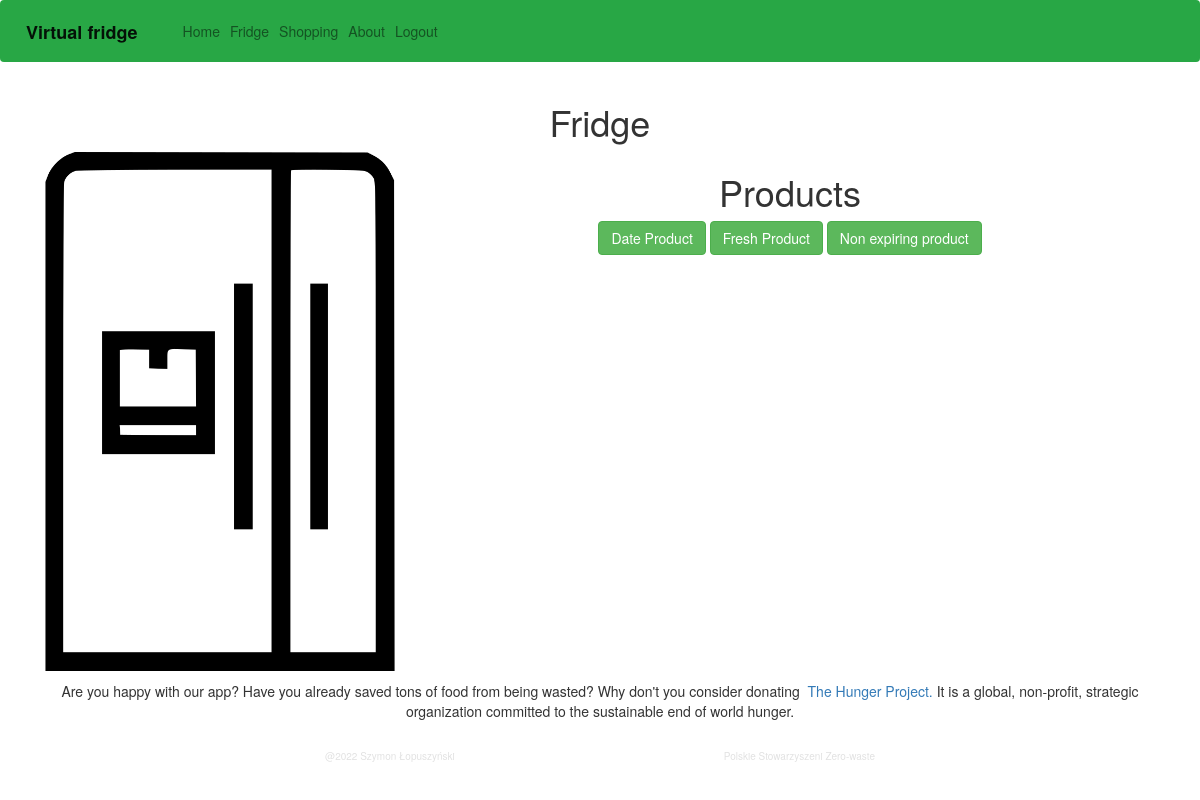
Before: /fridge (signed in) with the older database file.
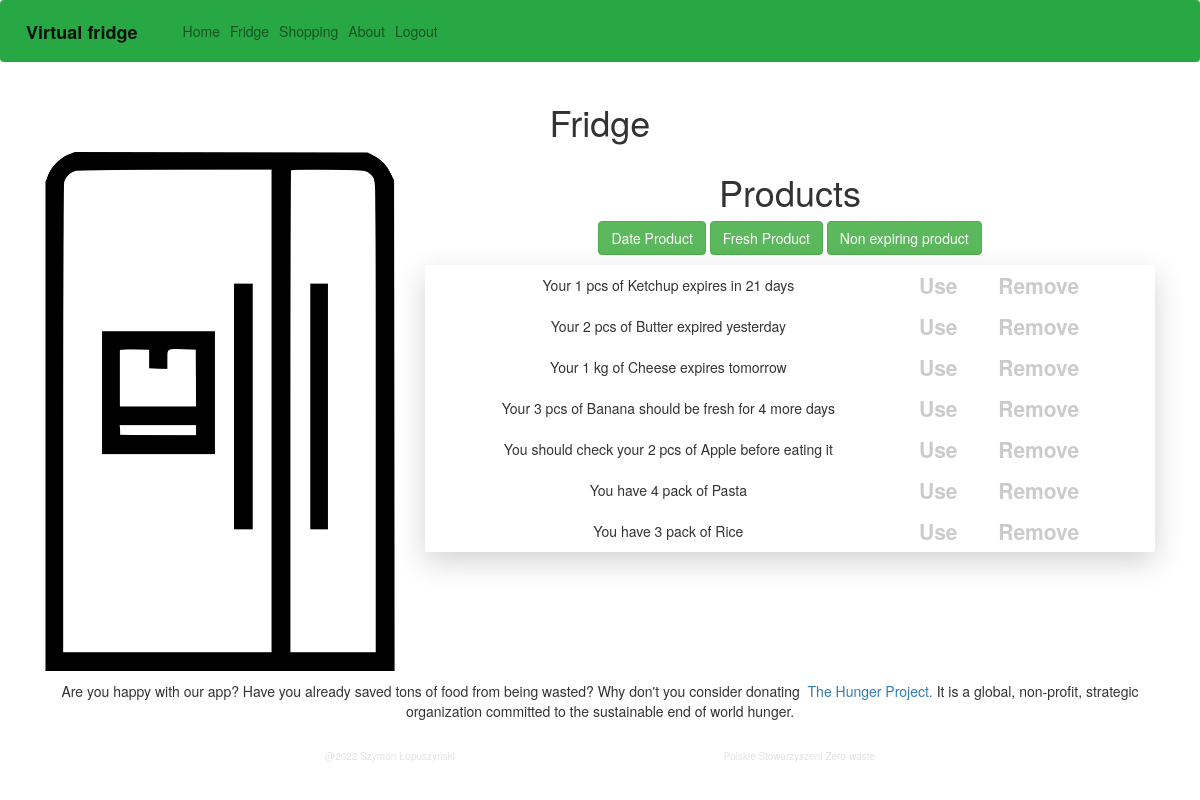
After: the same page with the newer database file.
### website/modules.py (models this page shows, shortened)
class Product(db.Model):
    id = db.Column(db.Integer, primary_key=True)
    name = db.Column(db.String(150))
    amount = db.Column(db.Integer)
    unit = db.Column(db.String(30))
    fridge_id = db.Column(db.Integer, db.ForeignKey('fridge.id'), nullable=True)
    list_id = db.Column(db.Integer, db.ForeignKey('shopping_list.list_id'), nullable=True)
    type = db.Column(db.String(50))
    notify = db.Column(db.Integer)
    __mapper_args__ = {
        "polymorphic_identity": "Product",
        "polymorphic_on": type,
    }
    def __str__(self):
        return "%d %s of %s" % (self.amount, self.unit, self.name)

### website/views.py (the view, shortened to what this page needs)
@views.route('/fridge', methods=['GET', 'POST'])
def fridge():
    form = DateForm()
    return render_template("fridge.html", user=current_user, form=form)

### website/__init__.py (called while the page is built)
def create_app():
    app = Flask(__name__)
    app.config['SECRET_KEY'] = 'alsihdl`fahs3j12kljas'
    app.config['SQLALCHEMY_DATABASE_URI'] = f'sqlite:///{DB_NAME}'
    app.config['SQLALCHEMY_TRACK_MODIFICATIONS'] = False
    db.init_app(app)
    from .views import views
    from .auth import auth
    app.register_blueprint(views, url_prefix='/')
    app.register_blueprint(auth, url_prefix='/')
    from .modules import User
    create_database(app)
    login_manager = LoginManager()
    login_manager.login_view = 'auth.login'
    login_manager.init_app(app)
    @login_manager.user_loader
    def load_user(id):
        return User.query.get(int(id))
    return app

### website/modules.py (called while the page is built)
    def notification(self):
        days = (self.exp_date - datetime.date.today()).days
        if days < -1:
            return "Your %s expired %d days ago" % (self.__str__(), abs(days))
        elif days < 0:
            return "Your %s expired yesterday" % self.__str__()
        elif days == 0:
            return "Your %s expires today" % self.__str__()
        elif days == 1:
            return "Your %s expires tomorrow" % self.__str__()
        else:
            return "Your %s expires in %d days" % (self.__str__(), days)

    def notification(self):
        days = self.notify - (datetime.date.today() - self.bought).days
        if days < 0:
            return "You should check your %s before eating it" % self.__str__()
        elif days == 0:
            return "Your %s should be fresh" % self.__str__()
        elif days == 1:
            return "Your %s should be fresh for 1 more day" % self.__str__()
        else:
            return "Your %s should be fresh for %d more days" % (self.__str__(), days)

    def check(self):
        return self.amount - self.notify

    def notification(self):
        amount = self.check()
        if amount > 0:
            return "You have %s" % self.__str__()
        else:
            return "You're running out of %s. You only have %d %s" % (self.name, self.amount, self.unit)

### website/templates/fridge.html (shortened to what this page needs)
{% extends "base.html" %} {% block title %}Home{% endblock %}
{% block content%}
<div class="container">
  <div class="row">
    <div class="col">
      <h1 align="center">Fridge</h1>
    </div>
  </div>
  <div class="row">
    <div class="col-4">
      <img src="/static/fridge.png" class="img-fluid" alt="Responsive image">
    </div>
    <div class="col-8" align="center">
      <h1 align="center">Products</h1>
      <button type="button" class="btn btn-success" data-toggle="modal" data-target="#addDateProduct">
        Date Product
      </button>
      <button type="button" class="btn btn-success" data-toggle="modal" data-target="#addFreshProduct">
        Fresh Product
      </button>
      <button type="button" class="btn btn-success" data-toggle="modal" data-target="#addNonExpProduct">
        Non expiring product
      </button>
      <ul class="list-group list-group-flush" id="products">
        <div class="shadow-lg rounded">
        {% for product in user.fridge.products %}
        <li class="list-group-item">
          <div class="row">
            <div class="col-8">
              {{ product.notification() }}
            </div>
            <div class="col-1">
              <button type="button" class="close" onClick="useProduct({{ product.id }})">
                Use
              </button>
            </div>
            <div class="col-2">
              <button type="button" class="close" onClick="deleteProduct({{ product.id }})">
                Remove
              </button>
            </div>
          </div>
        </li>
        {% endfor %}
        </div>
      </ul>
    </div>
  </div>
</div>
{% endblock %}

### website/templates/base.html (shortened to what this page needs)
<!DOCTYPE html>
<html>
  <head>
    <link
      rel="stylesheet"
      href="https://stackpath.bootstrapcdn.com/bootstrap/4.4.1/css/bootstrap.min.css"
    />
    <link
      rel="stylesheet"
      href="https://stackpath.bootstrapcdn.com/font-awesome/4.7.0/css/font-awesome.min.css"
    />
    <link rel="stylesheet" href="https://maxcdn.bootstrapcdn.com/bootstrap/3.4.1/css/bootstrap.min.css">
    <link rel="stylesheet" href="https://cdnjs.cloudflare.com/ajax/libs/bootstrap-datetimepicker/4.17.47/css/bootstrap-datetimepicker.css">
  </head>
  <body>
    <nav class="navbar navbar-expand-lg navbar-light bg-success">
      <a class="navbar-brand" href="#"><strong>Virtual fridge</strong></a>
      <div class="collapse navbar-collapse" id="navbar">
        <div class="navbar-nav">
          {% if user.is_authenticated %}
          <a class="nav-item nav-link" id="home" href="/">Home</a>
          <a class="nav-item nav-link" id="fridge" href="/fridge">Fridge</a>
          <a class="nav-item nav-link" id="shopping_lists" href="/shopping-lists">Shopping</a>
          <a class="nav-item nav-link" id="about" href="/about">About</a>
          <a class="nav-item nav-link" id="logout" href="/logout">Logout</a>
          {% else %}
          <a class="nav-item nav-link" id="login" href="/login">Login</a>
          <a class="nav-item nav-link" id="signUp" href="/sign-up">Sign Up</a>
          <a class="nav-item nav-link" id="about_info" href="/about">About</a>
          {% endif %}
        </div>
      </div>
    </nav>
    {% block content %} {% endblock %}
    <div class="row sticky-bottom">
    </div>
    <div class="container sticky-bottom">
    <div class="row" align="center">
      <p>
        Are you happy with our app? Have you already saved tons of food from being wasted?
        Why don't you consider donating&nbsp;
        <a href="https://thp.org/?fbclid=IwAR3oVmtSvla1R2VhJBE8OnRnHyk2qlliJmZrGTKf6tVSvc2VpDGFoQt4A6U">
          The Hunger Project.
        </a>It is a global, non-profit, strategic organization committed to the sustainable end of world hunger.
      </p>
    </div>
      <div class="navbar fixed-bottom" style="font-size: 1rem; color: #e2e2e2">
      @2022 Szymon Łopuszyński
      <a href="https://zero-waste.pl/czym-jest-zero-waste/?gclid=CjwKCAjwy_aUBhACEiwA2IHHQAvVPQJ-IP60aBvmmhkcZYdtR1Zfrx_zhrnDdsNP9arJ35QJGy5JdxoCpkoQAvD_BwE"
         class="open" target="_blank" role="button" aria-pressed="true" style="font-size: 1rem; color: #e2e2e2">
        Polskie Stowarzyszeni Zero-waste
      </a>
    </div>
    </div>
  </body>
</html>

Changed rows visible on the page:
added Product: notification "Your 1 pcs of Ketchup expires in 21 days"
added Product: notification "Your 2 pcs of Butter expired yesterday"
added Product: notification "Your 1 kg of Cheese expires tomorrow"
added Product: notification "Your 3 pcs of Banana should be fresh for 4 more days"
added Product: notification "You should check your 2 pcs of Apple before eating it"
added Product: notification "You have 4 pack of Pasta"
added Product: notification "You have 3 pack of Rice"
